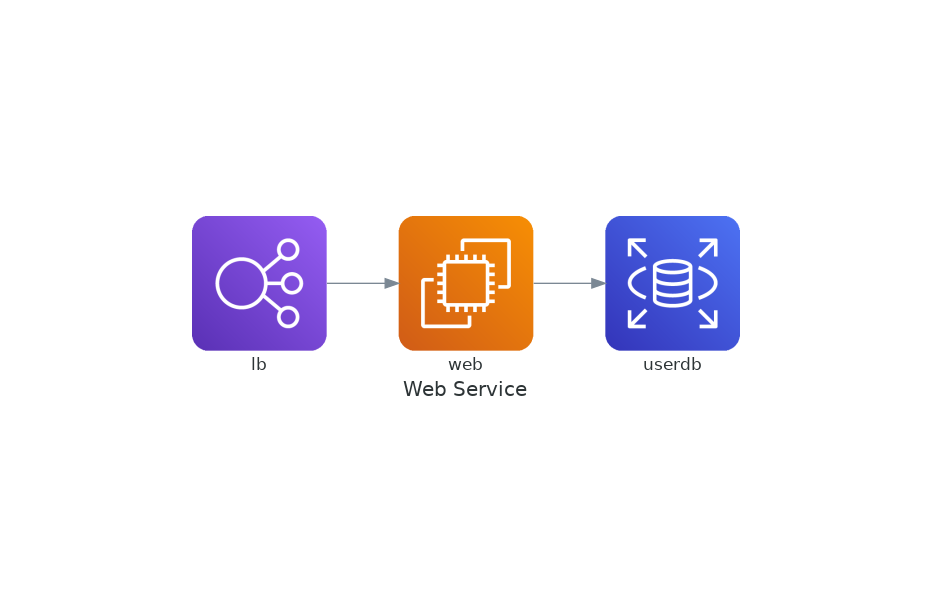

This figure's Python source:
# diagram.py
from diagrams import Diagram
from diagrams.aws.compute import EC2
from diagrams.aws.database import RDS
from diagrams.aws.network import ELB

with Diagram("Web Service", show=False):
    ELB("lb") >> EC2("web") >> RDS("userdb")
